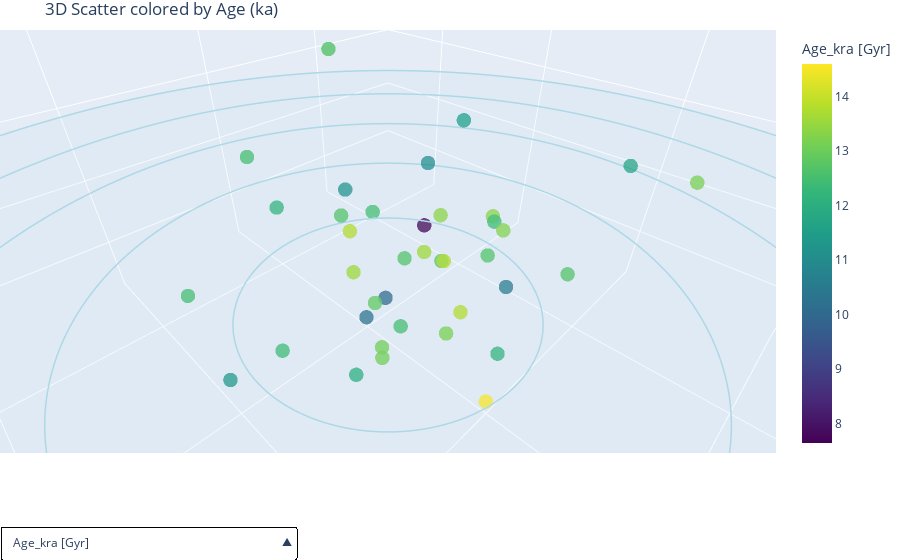

Notebook cell for this chart:
### Code cell
import plotly.graph_objs as go
import plotly.offline as pyo

pyo.init_notebook_mode(connected=True)

# Variables you want to be switchable
color_vars = {
    'Age_kra [Gyr]': data_kept['Age_kra'],
    '[FeH]': data_kept['FeH_kra'],
    'Core Radius': data_kept['r_c'],
    'Absolute visual magnitude (cluster luminosity)': data_kept['M_V,t'],
    'HB type (from Mackey & van den Bergh 2005)': data_kept['HBtype'],
    'ellip (Projected ellipticity of isophotes)': data_kept['ellip'],
    'Accreted(0)/In-situ(1) (Belokurov 2023)': data_kept['Accreted(0)/In-situ(1)'],
    
}

# Create one trace per color_var (only one visible at a time)
traces = []
for i, (label, values) in enumerate(color_vars.items()):
    trace = go.Scatter3d(
        x=data_kept['X'],
        y=data_kept['Y'],
        z=data_kept['Z'],
        mode='markers',
        marker=dict(
            size=5,
            color=values,
            colorscale='Viridis',
            opacity=0.8,
            colorbar=dict(
                title=label
            )
        ),
        name=label,
        visible=(i == 0)  # Only the first one starts visible
    )
    traces.append(trace)

# ----------------------- Plot rough Milky Way shape ------------------------

# ------------- Disc Mesh -----------------------

# Disc parameters
center = np.array([8, 0, 0])
radius = np.array([0, 5, 10, 15, 20, 20, 25])
num_points = 100

# Generate circular mesh
theta = np.linspace(0, 2*np.pi, num_points)
x = center[0] + radius[6] * np.cos(theta)
y = center[1] + radius[6] * np.sin(theta)
z = np.zeros_like(x) + center[2]  # plane z=0

# Add a central point (for filling the disc)
x_mesh = np.append(x, center[0])
y_mesh = np.append(y, center[1])
z_mesh = np.append(z, center[2])

# Create triangles connecting each ring segment to the center
i = list(range(num_points))
j = [(k + 1) % num_points for k in range(num_points)]
k = [num_points] * num_points  # the center index

disc = go.Mesh3d(
    x=x_mesh,
    y=y_mesh,
    z=z_mesh,
    i=i, j=j, k=k,
    color='lightblue',
    opacity=0.1,
    name='Galactic plane',
    showscale=False
)

# ------------------ Disc Outline ------------------------------
disc_edges = []
for radii in radius:
    # Circular outline (edge only)
    theta = np.linspace(0, 2*np.pi, 200)
    x_edge = center[0] + radii * np.cos(theta)
    y_edge = center[1] + radii * np.sin(theta)
    z_edge = np.zeros_like(x_edge) + center[2]  # Flat z-plane

    disc_edge = go.Scatter3d(
        x=x_edge,
        y=y_edge,
        z=z_edge,
        mode='lines',
        line=dict(color='lightblue', width=3),
        name='Galactic Plane Edge',
        visible=True
    )
    disc_edges.append(disc_edge)


# ---------------------- Buttons and Layout ---------------------------------
# Create buttons to switch between variables
buttons = []

for i, (label, _) in enumerate(color_vars.items()):
    # Create a list of visibilities (traces + disc + disc_edges)
    visibility = [False] * len(traces) + [True] * (1 + len(disc_edges))
    visibility[i] = True # Make the selected trace visible

    buttons.append(dict(
        label=label,
        method='update',
        args=[
            {'visible': visibility},
            {'title': f'3D Scatter colored by {label}'}
        ]
    ))

# Layout with dropdown
layout = go.Layout(
    title='3D Scatter colored by Age (ka)',
    margin={'l': 0, 'r': 0, 'b': 0, 't': 30},
    updatemenus=[{
        'buttons': buttons,
        'direction': 'up',
        'showactive': True,
        'x': 0,
        'xanchor': 'left',
        'y': -0.15,
        'yanchor': 'top',
        'pad': {'r': 10, 't': 10},
        'bgcolor': 'rgba(255,255,255,1)',
        'bordercolor': 'black',
        'borderwidth': 1
    }],
    scene=dict(
        aspectmode='data'
    )
)

# Add all of the above to the figure (i.e. traces and MW disc)
fig = go.Figure(data=traces + [disc] + disc_edges, layout=layout)
fig.update_layout(
    showlegend=False,
    scene_camera=dict(
        eye=dict(x=0.2, y=0.2, z=0.2)
    )
)
pyo.iplot(fig)

### Figure 1 — Plotly figure (JSON) as saved in the notebook; plotly's stock layout.template omitted (floating-point values rounded to 4 significant figures; data arrays with more than 128 entries replaced by an {"elided": "..."} marker saying what was removed)
{"data": [{"marker": {"color": [12.8, 12.2, 10, 10.24, 7.64, 11.2, 11.1, 12.7, 12.5, 12.7, 12.3, 11.4, 12.5, 13.6, 11.5, 12.7, 12.2, 12.5, 13.8, 13.4, 11.7, 13.4, 12.4, 13.6, 13.2, 12.7, 13.3, 13.6, 12.4, 10.5, 12.9, 11.3, 12.5, 13.1, 12, 12.7, 10.8, 13.2, 13.1, 13.8, 13.8, 12.7, 11.1, 10.9, 13.6, 11.8, 14.6], "colorbar": {"title": {"text": "Age_kra [Gyr]"}}, "colorscale": [[0, "#440154"], [0.1111, "#482878"], [0.2222, "#3e4989"], [0.3333, "#31688e"], [0.4444, "#26828e"], [0.5556, "#1f9e89"], [0.6667, "#35b779"], [0.7778, "#6ece58"], [0.8889, "#b5de2b"], [1, "#fde725"]], "opacity": 0.8, "size": 5}, "mode": "markers", "name": "Age_kra [Gyr]", "type": "scatter3d", "visible": true, "x": [1.9, -0.1, 3.1, 0.1, -4.2, 2, 0.6, 4.1, 3.6, 2.8, 3, 1.5, 7.6, 3.3, 5.1, 6.4, 9.3, 11, 8.5, 5.9, 2.8, 4.2, 3.9, 5.8, 2.5, 5.3, 3.2, 6, 10.9, 6, 7.3, 12.3, 7.8, 8.6, 9.8, 3.2, 25.6, 6.8, 8.3, 3.3, 4.9, 2.2, 9.1, 11.7, 3.9, 5.6, 4.9], "y": [-2.6, 0, -5.1, -10, -8.9, -9.2, -4.8, -7.2, -5.4, -1.4, -1.4, 1.3, -8.6, 3, 0.3, -4.2, -4, -10, -1.2, 0.3, 4.6, 1.2, 1.1, -0.4, 6.3, -1.8, 1.1, -4.1, -2.3, 3.1, -1.4, -4, 0.4, 0.3, 0.3, 0.6, 2.5, 1.6, 0, -1.4, 0.8, 3.4, 11.7, 8.3, 8.3, 7.5, 2.5], "z": [-3.1, -8.9, -6.2, -12.9, -6.9, -1.9, 0.7, 6, -0.9, 17.6, 17.1, 10, 2.1, 15.3, 5.5, 0.7, 2.4, -4.2, 2.4, 2.5, 4.7, 2.1, 1.7, 0.6, 4.7, -0.7, 1, -2.3, -2, 1.2, -1.5, -3.8, -1.1, -1.6, -2, -0.4, -6.5, -1.3, -2.6, -1.7, -2.1, -0.3, -5.1, -9.2, -4.8, -6.7, -5.9]}, {"marker": {"color": [-0.76, -1.32, -1.26, -1.08, -1.13, -1.18, -1.51, -2.27, -1.71, -1.86, -1.98, -1.34, -1.41, -2.2, -1.33, -0.64, -1.35, -1.76, -1.56, -1.03, -1.33, -1.43, -1.57, -0.66, -2.1, -0.7, -0.73, -0.99, -0.7, -1.51, -1.53, -1.3, -0.7, -0.78, -0.97, -1.49, -1.25, -1.09, -0.96, -1.55, -1.93, -0.82, -1.32, -1.21, -2.33, -1.31, -2.33], "colorbar": {"title": {"text": "[FeH]"}}, "colorscale": [[0, "#440154"], [0.1111, "#482878"], [0.2222, "#3e4989"], [0.3333, "#31688e"], [0.4444, "#26828e"], [0.5556, "#1f9e89"], [0.6667, "#35b779"], [0.7778, "#6ece58"], [0.8889, "#b5de2b"], [1, "#fde725"]], "opacity": 0.8, "size": 5}, "mode": "markers", "name": "[FeH]", "type": "scatter3d", "visible": false, "x": [1.9, -0.1, 3.1, 0.1, -4.2, 2, 0.6, 4.1, 3.6, 2.8, 3, 1.5, 7.6, 3.3, 5.1, 6.4, 9.3, 11, 8.5, 5.9, 2.8, 4.2, 3.9, 5.8, 2.5, 5.3, 3.2, 6, 10.9, 6, 7.3, 12.3, 7.8, 8.6, 9.8, 3.2, 25.6, 6.8, 8.3, 3.3, 4.9, 2.2, 9.1, 11.7, 3.9, 5.6, 4.9], "y": [-2.6, 0, -5.1, -10, -8.9, -9.2, -4.8, -7.2, -5.4, -1.4, -1.4, 1.3, -8.6, 3, 0.3, -4.2, -4, -10, -1.2, 0.3, 4.6, 1.2, 1.1, -0.4, 6.3, -1.8, 1.1, -4.1, -2.3, 3.1, -1.4, -4, 0.4, 0.3, 0.3, 0.6, 2.5, 1.6, 0, -1.4, 0.8, 3.4, 11.7, 8.3, 8.3, 7.5, 2.5], "z": [-3.1, -8.9, -6.2, -12.9, -6.9, -1.9, 0.7, 6, -0.9, 17.6, 17.1, 10, 2.1, 15.3, 5.5, 0.7, 2.4, -4.2, 2.4, 2.5, 4.7, 2.1, 1.7, 0.6, 4.7, -0.7, 1, -2.3, -2, 1.2, -1.5, -3.8, -1.1, -1.6, -2, -0.4, -6.5, -1.3, -2.6, -1.7, -2.1, -0.3, -5.1, -9.2, -4.8, -6.7, -5.9]}, {"marker": {"color": [0.36, 1.35, 0.18, 0.35, 0.09, 0.25, 1.3, 0.58, 1, 0.35, 2.08, 0.37, 0.28, 1.43, 0.44, 0.42, 0.47, 0.97, 0.94, 0.56, 0.62, 0.79, 0.77, 0.21, 0.26, 0.83, 2.17, 1.13, 0.95, 0.36, 0.18, 0.26, 0.06, 0.33, 0.1, 1.33, 0.09, 0.08, 0.83, 0.17, 1.8, 0.63, 0.22, 0.46, 0.14, 0.32, 0.06], "colorbar": {"title": {"text": "Core Radius"}}, "colorscale": [[0, "#440154"], [0.1111, "#482878"], [0.2222, "#3e4989"], [0.3333, "#31688e"], [0.4444, "#26828e"], [0.5556, "#1f9e89"], [0.6667, "#35b779"], [0.7778, "#6ece58"], [0.8889, "#b5de2b"], [1, "#fde725"]], "opacity": 0.8, "size": 5}, "mode": "markers", "name": "Core Radius", "type": "scatter3d", "visible": false, "x": [1.9, -0.1, 3.1, 0.1, -4.2, 2, 0.6, 4.1, 3.6, 2.8, 3, 1.5, 7.6, 3.3, 5.1, 6.4, 9.3, 11, 8.5, 5.9, 2.8, 4.2, 3.9, 5.8, 2.5, 5.3, 3.2, 6, 10.9, 6, 7.3, 12.3, 7.8, 8.6, 9.8, 3.2, 25.6, 6.8, 8.3, 3.3, 4.9, 2.2, 9.1, 11.7, 3.9, 5.6, 4.9], "y": [-2.6, 0, -5.1, -10, -8.9, -9.2, -4.8, -7.2, -5.4, -1.4, -1.4, 1.3, -8.6, 3, 0.3, -4.2, -4, -10, -1.2, 0.3, 4.6, 1.2, 1.1, -0.4, 6.3, -1.8, 1.1, -4.1, -2.3, 3.1, -1.4, -4, 0.4, 0.3, 0.3, 0.6, 2.5, 1.6, 0, -1.4, 0.8, 3.4, 11.7, 8.3, 8.3, 7.5, 2.5], "z": [-3.1, -8.9, -6.2, -12.9, -6.9, -1.9, 0.7, 6, -0.9, 17.6, 17.1, 10, 2.1, 15.3, 5.5, 0.7, 2.4, -4.2, 2.4, 2.5, 4.7, 2.1, 1.7, 0.6, 4.7, -0.7, 1, -2.3, -2, 1.2, -1.5, -3.8, -1.1, -1.6, -2, -0.4, -6.5, -1.3, -2.6, -1.7, -2.1, -0.3, -5.1, -9.2, -4.8, -6.7, -5.9]}, {"marker": {"color": [-9.42, -6.75, -8.43, -7.8, -8.33, -9.39, -7.45, -7.37, -8.17, -8.71, -6.76, -8.88, -8.74, -6.98, -8.81, -7.81, -8.44, -6.94, -6.85, -7.12, -8.55, -7.31, -7.48, -7.3, -8.21, -6.47, -5.74, -6.95, -7.2, -4.75, -8.52, -7.69, -7.49, -7.64, -6.66, -8.5, -9.98, -5.66, -7.83, -7.73, -7.57, -5.61, -7.45, -7.04, -9.19, -9.03, -7.45], "colorbar": {"title": {"text": "Absolute visual magnitude (cluster luminosity)"}}, "colorscale": [[0, "#440154"], [0.1111, "#482878"], [0.2222, "#3e4989"], [0.3333, "#31688e"], [0.4444, "#26828e"], [0.5556, "#1f9e89"], [0.6667, "#35b779"], [0.7778, "#6ece58"], [0.8889, "#b5de2b"], [1, "#fde725"]], "opacity": 0.8, "size": 5}, "mode": "markers", "name": "Absolute visual magnitude (cluster luminosity)", "type": "scatter3d", "visible": false, "x": [1.9, -0.1, 3.1, 0.1, -4.2, 2, 0.6, 4.1, 3.6, 2.8, 3, 1.5, 7.6, 3.3, 5.1, 6.4, 9.3, 11, 8.5, 5.9, 2.8, 4.2, 3.9, 5.8, 2.5, 5.3, 3.2, 6, 10.9, 6, 7.3, 12.3, 7.8, 8.6, 9.8, 3.2, 25.6, 6.8, 8.3, 3.3, 4.9, 2.2, 9.1, 11.7, 3.9, 5.6, 4.9], "y": [-2.6, 0, -5.1, -10, -8.9, -9.2, -4.8, -7.2, -5.4, -1.4, -1.4, 1.3, -8.6, 3, 0.3, -4.2, -4, -10, -1.2, 0.3, 4.6, 1.2, 1.1, -0.4, 6.3, -1.8, 1.1, -4.1, -2.3, 3.1, -1.4, -4, 0.4, 0.3, 0.3, 0.6, 2.5, 1.6, 0, -1.4, 0.8, 3.4, 11.7, 8.3, 8.3, 7.5, 2.5], "z": [-3.1, -8.9, -6.2, -12.9, -6.9, -1.9, 0.7, 6, -0.9, 17.6, 17.1, 10, 2.1, 15.3, 5.5, 0.7, 2.4, -4.2, 2.4, 2.5, 4.7, 2.1, 1.7, 0.6, 4.7, -0.7, 1, -2.3, -2, 1.2, -1.5, -3.8, -1.1, -1.6, -2, -0.4, -6.5, -1.3, -2.6, -1.7, -2.1, -0.3, -5.1, -9.2, -4.8, -6.7, -5.9]}, {"marker": {"color": [-0.99, 0.98, -0.87, -0.71, -0.32, -0.49, 0.08, 0.17, 0.93, 0.81, 0.52, 0.08, 0.8, 0.58, 0.31, -1, 0.97, 0.84, 1, -0.73, 0.97, 0.98, 0.98, -1, 0.91, -1, -0.97, -0.58, -1, 1, 1, -0.15, -1, -1, -1, 0.91, 0.54, 0.98, -0.08, 1, 0.87, -1, 0.25, 0.14, 0.67, 0.92, 0.89], "colorbar": {"title": {"text": "HB type (from Mackey & van den Bergh 2005)"}}, "colorscale": [[0, "#440154"], [0.1111, "#482878"], [0.2222, "#3e4989"], [0.3333, "#31688e"], [0.4444, "#26828e"], [0.5556, "#1f9e89"], [0.6667, "#35b779"], [0.7778, "#6ece58"], [0.8889, "#b5de2b"], [1, "#fde725"]], "opacity": 0.8, "size": 5}, "mode": "markers", "name": "HB type (from Mackey & van den Bergh 2005)", "type": "scatter3d", "visible": false, "x": [1.9, -0.1, 3.1, 0.1, -4.2, 2, 0.6, 4.1, 3.6, 2.8, 3, 1.5, 7.6, 3.3, 5.1, 6.4, 9.3, 11, 8.5, 5.9, 2.8, 4.2, 3.9, 5.8, 2.5, 5.3, 3.2, 6, 10.9, 6, 7.3, 12.3, 7.8, 8.6, 9.8, 3.2, 25.6, 6.8, 8.3, 3.3, 4.9, 2.2, 9.1, 11.7, 3.9, 5.6, 4.9], "y": [-2.6, 0, -5.1, -10, -8.9, -9.2, -4.8, -7.2, -5.4, -1.4, -1.4, 1.3, -8.6, 3, 0.3, -4.2, -4, -10, -1.2, 0.3, 4.6, 1.2, 1.1, -0.4, 6.3, -1.8, 1.1, -4.1, -2.3, 3.1, -1.4, -4, 0.4, 0.3, 0.3, 0.6, 2.5, 1.6, 0, -1.4, 0.8, 3.4, 11.7, 8.3, 8.3, 7.5, 2.5], "z": [-3.1, -8.9, -6.2, -12.9, -6.9, -1.9, 0.7, 6, -0.9, 17.6, 17.1, 10, 2.1, 15.3, 5.5, 0.7, 2.4, -4.2, 2.4, 2.5, 4.7, 2.1, 1.7, 0.6, 4.7, -0.7, 1, -2.3, -2, 1.2, -1.5, -3.8, -1.1, -1.6, -2, -0.4, -6.5, -1.3, -2.6, -1.7, -2.1, -0.3, -5.1, -9.2, -4.8, -6.7, -5.9]}, {"marker": {"color": [0.09, null, 0.01, 0.07, 0.05, 0.12, 0.12, 0.05, 0.07, 0.01, 0.21, 0.04, 0.12, 0.11, 0.14, 0.04, 0.06, 0.05, 0.25, 0.02, 0.11, 0.04, 0, 0.02, 0.1, 0.07, 0.16, 0.07, 0.16, 0.08, 0.12, null, 0.06, 0.01, 0.2, 0.14, 0.06, 0.01, 0, 0.04, 0.02, 0, 0.01, 0.02, 0.05, 0.11, 0.01], "colorbar": {"title": {"text": "ellip (Projected ellipticity of isophotes)"}}, "colorscale": [[0, "#440154"], [0.1111, "#482878"], [0.2222, "#3e4989"], [0.3333, "#31688e"], [0.4444, "#26828e"], [0.5556, "#1f9e89"], [0.6667, "#35b779"], [0.7778, "#6ece58"], [0.8889, "#b5de2b"], [1, "#fde725"]], "opacity": 0.8, "size": 5}, "mode": "markers", "name": "ellip (Projected ellipticity of isophotes)", "type": "scatter3d", "visible": false, "x": [1.9, -0.1, 3.1, 0.1, -4.2, 2, 0.6, 4.1, 3.6, 2.8, 3, 1.5, 7.6, 3.3, 5.1, 6.4, 9.3, 11, 8.5, 5.9, 2.8, 4.2, 3.9, 5.8, 2.5, 5.3, 3.2, 6, 10.9, 6, 7.3, 12.3, 7.8, 8.6, 9.8, 3.2, 25.6, 6.8, 8.3, 3.3, 4.9, 2.2, 9.1, 11.7, 3.9, 5.6, 4.9], "y": [-2.6, 0, -5.1, -10, -8.9, -9.2, -4.8, -7.2, -5.4, -1.4, -1.4, 1.3, -8.6, 3, 0.3, -4.2, -4, -10, -1.2, 0.3, 4.6, 1.2, 1.1, -0.4, 6.3, -1.8, 1.1, -4.1, -2.3, 3.1, -1.4, -4, 0.4, 0.3, 0.3, 0.6, 2.5, 1.6, 0, -1.4, 0.8, 3.4, 11.7, 8.3, 8.3, 7.5, 2.5], "z": [-3.1, -8.9, -6.2, -12.9, -6.9, -1.9, 0.7, 6, -0.9, 17.6, 17.1, 10, 2.1, 15.3, 5.5, 0.7, 2.4, -4.2, 2.4, 2.5, 4.7, 2.1, 1.7, 0.6, 4.7, -0.7, 1, -2.3, -2, 1.2, -1.5, -3.8, -1.1, -1.6, -2, -0.4, -6.5, -1.3, -2.6, -1.7, -2.1, -0.3, -5.1, -9.2, -4.8, -6.7, -5.9]}, {"marker": {"color": [1, 0, 0, 0, 0, 0, 0, 0, 1, 0, 0, 0, 0, 0, 0, 1, 1, 0, 1, 1, 1, 1, 1, 1, 0, 1, 1, 1, 1, 1, 1, 0, 1, 1, 1, 1, 0, 1, 1, 1, 1, 1, 0, 0, 1, 0, 1], "colorbar": {"title": {"text": "Accreted(0)/In-situ(1) (Belokurov 2023)"}}, "colorscale": [[0, "#440154"], [0.1111, "#482878"], [0.2222, "#3e4989"], [0.3333, "#31688e"], [0.4444, "#26828e"], [0.5556, "#1f9e89"], [0.6667, "#35b779"], [0.7778, "#6ece58"], [0.8889, "#b5de2b"], [1, "#fde725"]], "opacity": 0.8, "size": 5}, "mode": "markers", "name": "Accreted(0)/In-situ(1) (Belokurov 2023)", "type": "scatter3d", "visible": false, "x": [1.9, -0.1, 3.1, 0.1, -4.2, 2, 0.6, 4.1, 3.6, 2.8, 3, 1.5, 7.6, 3.3, 5.1, 6.4, 9.3, 11, 8.5, 5.9, 2.8, 4.2, 3.9, 5.8, 2.5, 5.3, 3.2, 6, 10.9, 6, 7.3, 12.3, 7.8, 8.6, 9.8, 3.2, 25.6, 6.8, 8.3, 3.3, 4.9, 2.2, 9.1, 11.7, 3.9, 5.6, 4.9], "y": [-2.6, 0, -5.1, -10, -8.9, -9.2, -4.8, -7.2, -5.4, -1.4, -1.4, 1.3, -8.6, 3, 0.3, -4.2, -4, -10, -1.2, 0.3, 4.6, 1.2, 1.1, -0.4, 6.3, -1.8, 1.1, -4.1, -2.3, 3.1, -1.4, -4, 0.4, 0.3, 0.3, 0.6, 2.5, 1.6, 0, -1.4, 0.8, 3.4, 11.7, 8.3, 8.3, 7.5, 2.5], "z": [-3.1, -8.9, -6.2, -12.9, -6.9, -1.9, 0.7, 6, -0.9, 17.6, 17.1, 10, 2.1, 15.3, 5.5, 0.7, 2.4, -4.2, 2.4, 2.5, 4.7, 2.1, 1.7, 0.6, 4.7, -0.7, 1, -2.3, -2, 1.2, -1.5, -3.8, -1.1, -1.6, -2, -0.4, -6.5, -1.3, -2.6, -1.7, -2.1, -0.3, -5.1, -9.2, -4.8, -6.7, -5.9]}, {"color": "lightblue", "i": [0, 1, 2, 3, 4, 5, 6, 7, 8, 9, 10, 11, 12, 13, 14, 15, 16, 17, 18, 19, 20, 21, 22, 23, 24, 25, 26, 27, 28, 29, 30, 31, 32, 33, 34, 35, 36, 37, 38, 39, 40, 41, 42, 43, 44, 45, 46, 47, 48, 49, 50, 51, 52, 53, 54, 55, 56, 57, 58, 59, 60, 61, 62, 63, 64, 65, 66, 67, 68, 69, 70, 71, 72, 73, 74, 75, 76, 77, 78, 79, 80, 81, 82, 83, 84, 85, 86, 87, 88, 89, 90, 91, 92, 93, 94, 95, 96, 97, 98, 99], "j": [1, 2, 3, 4, 5, 6, 7, 8, 9, 10, 11, 12, 13, 14, 15, 16, 17, 18, 19, 20, 21, 22, 23, 24, 25, 26, 27, 28, 29, 30, 31, 32, 33, 34, 35, 36, 37, 38, 39, 40, 41, 42, 43, 44, 45, 46, 47, 48, 49, 50, 51, 52, 53, 54, 55, 56, 57, 58, 59, 60, 61, 62, 63, 64, 65, 66, 67, 68, 69, 70, 71, 72, 73, 74, 75, 76, 77, 78, 79, 80, 81, 82, 83, 84, 85, 86, 87, 88, 89, 90, 91, 92, 93, 94, 95, 96, 97, 98, 99, 0], "k": [100, 100, 100, 100, 100, 100, 100, 100, 100, 100, 100, 100, 100, 100, 100, 100, 100, 100, 100, 100, 100, 100, 100, 100, 100, 100, 100, 100, 100, 100, 100, 100, 100, 100, 100, 100, 100, 100, 100, 100, 100, 100, 100, 100, 100, 100, 100, 100, 100, 100, 100, 100, 100, 100, 100, 100, 100, 100, 100, 100, 100, 100, 100, 100, 100, 100, 100, 100, 100, 100, 100, 100, 100, 100, 100, 100, 100, 100, 100, 100, 100, 100, 100, 100, 100, 100, 100, 100, 100, 100, 100, 100, 100, 100, 100, 100, 100, 100, 100, 100], "name": "Galactic plane", "opacity": 0.1, "showscale": false, "type": "mesh3d", "x": [33, 32.95, 32.8, 32.55, 32.2, 31.75, 31.21, 30.57, 29.85, 29.03, 28.13, 27.15, 26.09, 24.96, 23.76, 22.5, 21.18, 19.81, 18.39, 16.92, 15.42, 13.89, 12.34, 10.77, 9.19, 7.603, 6.019, 4.442, 2.88, 1.338, -0.1767, -1.659, -3.102, -4.5, -5.848, -7.14, -8.372, -9.537, -10.63, -11.65, -12.59, -13.45, -14.22, -14.9, -15.49, -15.99, -16.39, -16.69, -16.89, -16.99, -16.99, -16.89, -16.69, -16.39, -15.99, -15.49, -14.9, -14.22, -13.45, -12.59, -11.65, -10.63, -9.537, -8.372, -7.14, -5.848, -4.5, -3.102, -1.659, -0.1767, 1.338, 2.88, 4.442, 6.019, 7.603, 9.19, 10.77, 12.34, 13.89, 15.42, 16.92, 18.39, 19.81, 21.18, 22.5, 23.76, 24.96, 26.09, 27.15, 28.13, 29.03, 29.85, 30.57, 31.21, 31.75, 32.2, 32.55, 32.8, 32.95, 33, 8], "y": [0, 1.586, 3.165, 4.731, 6.279, 7.801, 9.292, 10.74, 12.15, 13.52, 14.82, 16.07, 17.25, 18.36, 19.4, 20.36, 21.24, 22.04, 22.74, 23.35, 23.87, 24.3, 24.62, 24.85, 24.97, 25.0, 24.92, 24.75, 24.47, 24.1, 23.63, 23.06, 22.4, 21.65, 20.81, 19.89, 18.89, 17.82, 16.67, 15.45, 14.18, 12.84, 11.46, 10.02, 8.551, 7.043, 5.508, 3.95, 2.376, 0.7932, -0.7932, -2.376, -3.95, -5.508, -7.043, -8.551, -10.02, -11.46, -12.84, -14.18, -15.45, -16.67, -17.82, -18.89, -19.89, -20.81, -21.65, -22.4, -23.06, -23.63, -24.1, -24.47, -24.75, -24.92, -25.0, -24.97, -24.85, -24.62, -24.3, -23.87, -23.35, -22.74, -22.04, -21.24, -20.36, -19.4, -18.36, -17.25, -16.07, -14.82, -13.52, -12.15, -10.74, -9.292, -7.801, -6.279, -4.731, -3.165, -1.586, -6.123e-15, 0], "z": [0, 0, 0, 0, 0, 0, 0, 0, 0, 0, 0, 0, 0, 0, 0, 0, 0, 0, 0, 0, 0, 0, 0, 0, 0, 0, 0, 0, 0, 0, 0, 0, 0, 0, 0, 0, 0, 0, 0, 0, 0, 0, 0, 0, 0, 0, 0, 0, 0, 0, 0, 0, 0, 0, 0, 0, 0, 0, 0, 0, 0, 0, 0, 0, 0, 0, 0, 0, 0, 0, 0, 0, 0, 0, 0, 0, 0, 0, 0, 0, 0, 0, 0, 0, 0, 0, 0, 0, 0, 0, 0, 0, 0, 0, 0, 0, 0, 0, 0, 0, 0]}, {"line": {"color": "lightblue", "width": 3}, "mode": "lines", "name": "Galactic Plane Edge", "type": "scatter3d", "visible": true, "x": {"elided": "200 int values"}, "y": {"elided": "200 int values"}, "z": {"elided": "200 int values"}}, {"line": {"color": "lightblue", "width": 3}, "mode": "lines", "name": "Galactic Plane Edge", "type": "scatter3d", "visible": true, "x": {"elided": "200 float values"}, "y": {"elided": "200 float values"}, "z": {"elided": "200 int values"}}, {"line": {"color": "lightblue", "width": 3}, "mode": "lines", "name": "Galactic Plane Edge", "type": "scatter3d", "visible": true, "x": {"elided": "200 float values"}, "y": {"elided": "200 float values"}, "z": {"elided": "200 int values"}}, {"line": {"color": "lightblue", "width": 3}, "mode": "lines", "name": "Galactic Plane Edge", "type": "scatter3d", "visible": true, "x": {"elided": "200 float values"}, "y": {"elided": "200 float values"}, "z": {"elided": "200 int values"}}, {"line": {"color": "lightblue", "width": 3}, "mode": "lines", "name": "Galactic Plane Edge", "type": "scatter3d", "visible": true, "x": {"elided": "200 float values"}, "y": {"elided": "200 float values"}, "z": {"elided": "200 int values"}}, {"line": {"color": "lightblue", "width": 3}, "mode": "lines", "name": "Galactic Plane Edge", "type": "scatter3d", "visible": true, "x": {"elided": "200 float values"}, "y": {"elided": "200 float values"}, "z": {"elided": "200 int values"}}, {"line": {"color": "lightblue", "width": 3}, "mode": "lines", "name": "Galactic Plane Edge", "type": "scatter3d", "visible": true, "x": {"elided": "200 float values"}, "y": {"elided": "200 float values"}, "z": {"elided": "200 int values"}}], "layout": {"margin": {"b": 0, "l": 0, "r": 0, "t": 30}, "scene": {"aspectmode": "data", "camera": {"eye": {"x": 0.2, "y": 0.2, "z": 0.2}}}, "showlegend": false, "title": {"text": "3D Scatter colored by Age (ka)"}, "updatemenus": [{"bgcolor": "rgba(255,255,255,1)", "bordercolor": "black", "borderwidth": 1, "buttons": [{"args": [{"visible": [true, false, false, false, false, false, false, true, true, true, true, true, true, true, true]}, {"title": "3D Scatter colored by Age_kra [Gyr]"}], "label": "Age_kra [Gyr]", "method": "update"}, {"args": [{"visible": [false, true, false, false, false, false, false, true, true, true, true, true, true, true, true]}, {"title": "3D Scatter colored by [FeH]"}], "label": "[FeH]", "method": "update"}, {"args": [{"visible": [false, false, true, false, false, false, false, true, true, true, true, true, true, true, true]}, {"title": "3D Scatter colored by Core Radius"}], "label": "Core Radius", "method": "update"}, {"args": [{"visible": [false, false, false, true, false, false, false, true, true, true, true, true, true, true, true]}, {"title": "3D Scatter colored by Absolute visual magnitude (cluster luminosity)"}], "label": "Absolute visual magnitude (cluster luminosity)", "method": "update"}, {"args": [{"visible": [false, false, false, false, true, false, false, true, true, true, true, true, true, true, true]}, {"title": "3D Scatter colored by HB type (from Mackey & van den Bergh 2005)"}], "label": "HB type (from Mackey & van den Bergh 2005)", "method": "update"}, {"args": [{"visible": [false, false, false, false, false, true, false, true, true, true, true, true, true, true, true]}, {"title": "3D Scatter colored by ellip (Projected ellipticity of isophotes)"}], "label": "ellip (Projected ellipticity of isophotes)", "method": "update"}, {"args": [{"visible": [false, false, false, false, false, false, true, true, true, true, true, true, true, true, true]}, {"title": "3D Scatter colored by Accreted(0)/In-situ(1) (Belokurov 2023)"}], "label": "Accreted(0)/In-situ(1) (Belokurov 2023)", "method": "update"}], "direction": "up", "pad": {"r": 10, "t": 10}, "showactive": true, "x": 0, "xanchor": "left", "y": -0.15, "yanchor": "top"}]}}
